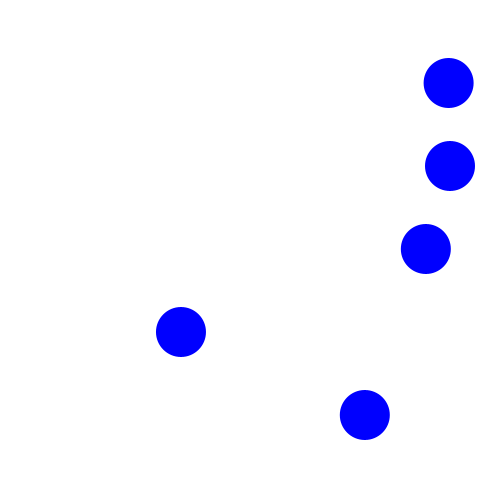
Frame 1 (no input)
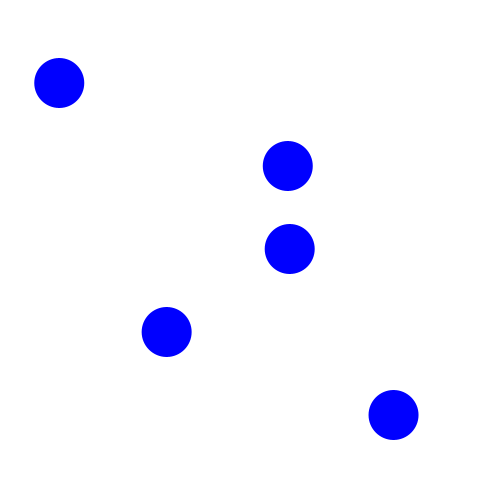
Frame 60 (the mouse pressed at the canvas centre just before this capture)
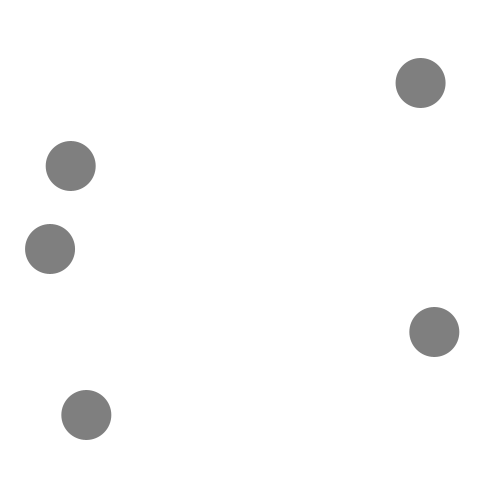
Frame 120 (the mouse held since frame 60 and released just before this capture)

The Processing sketch that drew these frames (run headless with seeded random() and noise(); from frame 60 on, the mouse is pressed at the canvas centre):

// Processing sketch: processing_152266
// ── processing_152266.pde

int     num;    // the number of items in the array (# of circles)
float[] y;      // y-position of each circle (fixed)
float[] x;      // x-position of each circle (fixed)
float[] speed;  // speed of each circle
float[] phase;  // phase of each circle

float red = 120;
float green = 120;
float blue = 120;
float radio=50;

void setup() {
  size(500, 500);

  num = 5;

  // allocate space for each array
  y = new float[num];
  x = new float[num];
  speed = new float[num];
  phase = new float[num]; 

  // calculate the gap in y based on the number of circles
  float gap = height / (num + 1);

  //setup an initial value for each item in the array
  for (int i=0; i<num; i++) {
    y[i] = gap * (i + 1);      // y is constant for each so can be calculated once
    speed[i] = random(5);
    phase[i] = random(TWO_PI);
  }
}


void draw() {
  background(255);
  red = map(mouseX, 0, width, 0, 255);
  green = map(mouseY, 0, height, 0, 255);
  blue = map(mouseX+mouseY, 0, width+height, 255, 0);
  
  for (int i=0; i<num; i++) {
  
    // calculate the x-position of each ball based on the speed, phase and current frame
    x[i] = width/2 + sin(radians(frameCount*speed[i] ) + phase[i])* 200;
    fill(red, green, blue);
    noStroke();
    ellipse(x[i], y[i], radio, radio);
  }
}



void mouseClicked() {
  
  for(int i=0; i<num; i++){
  if (dist(mouseX, mouseY, x[i], y[i]) <= radio) {
    if (speed[i]>0){
      speed[i]=0;
    }else{
      speed[i]=random(5);
      phase[i]=random(TWO_PI);
    }
  }
  }
  
}
